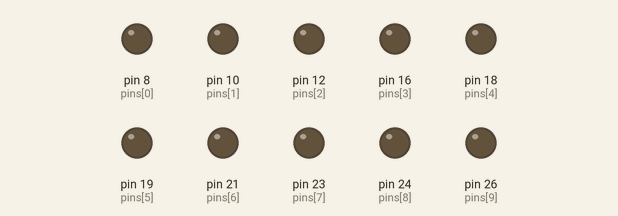
This program was run on a simulated Raspberry Pi (header pin numbers). Parts: output pins drawn as LEDs (lit = HIGH). The interpreter's speed is modelled, so counts of loop turns are approximate.

Above: at 5.9 s.
At 7.6 s:
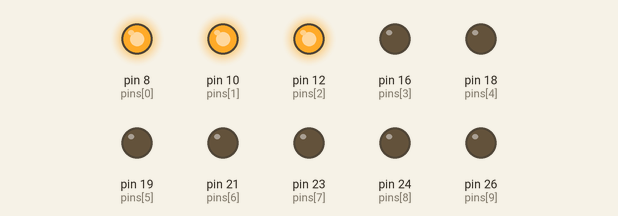
At 15.6 s:
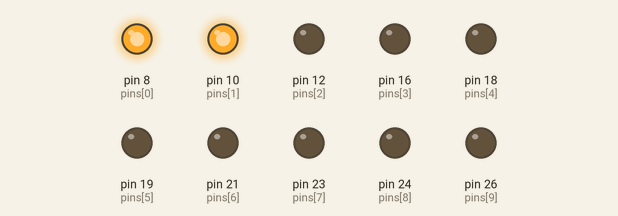
At 24.6 s:
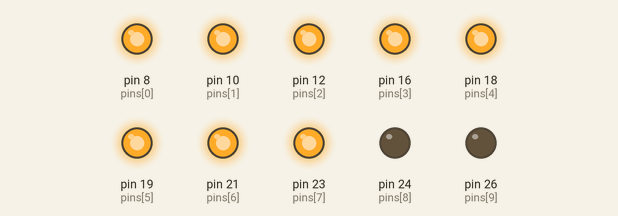
At 29.6 s:
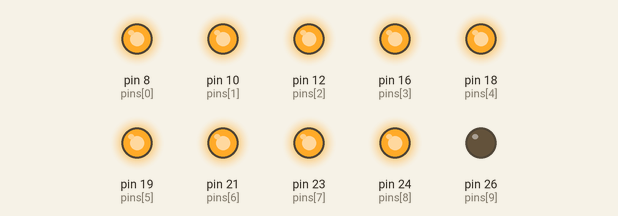
At 37.1 s:
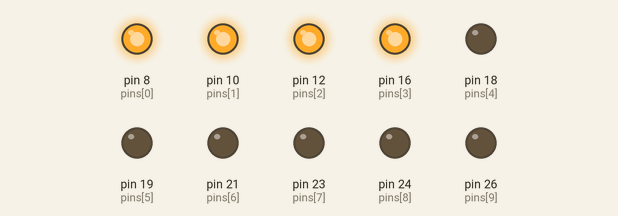
Timing chart, 0 to 40.0 s (numbered marks = the images above):
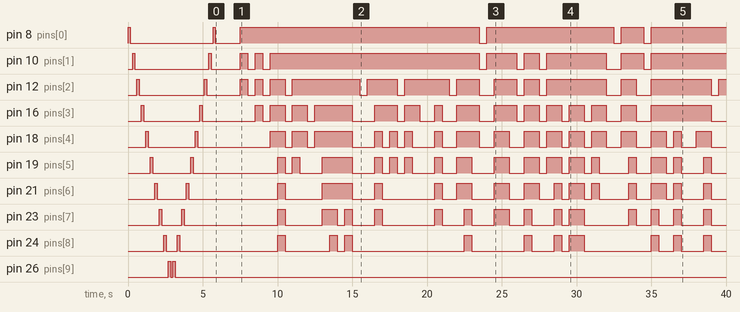

The program:

methods.py
```python
# Write your code here :-)
import RPi.GPIO as GPIO
from time import sleep
from pi import Pi

# The numbers of the pinss
pins = [8, 10, 12, 16, 18, 19, 21, 23, 24, 26]

def init():
    '''
    Get the pins ready. We are using the pins in
    the array [8, 10, 12, 16, 18, 19, 21, 23, 24, 26]
    which is har coded. here.
    :return:
    '''
    # Now we setup  the GPIO
    GPIO.setwarnings(False)
    GPIO.setmode(GPIO.BOARD)

    for pin in pins:
        GPIO.setup(pin, GPIO.OUT, initial=GPIO.LOW)

def rightleft(t):
    '''
    Alternative the pins one right one left splitting the array in the middle.
    :param t: time to sleep between alternation
    :return:
    '''
    for pin in pins:
        if pin<=18:
            GPIO.output(pin, GPIO.HIGH)
        else:
            GPIO.output(pin, GPIO.LOW)
    sleep(t)

    for pin in pins:
        if pin>=19:
            GPIO.output(pin, GPIO.HIGH)
        else:
            GPIO.output(pin, GPIO.LOW)
    sleep(t)

def interleaf(t):
    '''
    Interleave the pins and switch
    between interleaved states.
    :param t:
    :return:
    '''
    eo = [8,12,18,21,24] # TODO use array slciing rather than hard coding.
    for pin in pins:
        if pin in eo:
            GPIO.output(pin, GPIO.HIGH)
        else:
            GPIO.output(pin, GPIO.LOW)
    sleep(t)

    for pin in pins:
        if not pin in eo:
            GPIO.output(pin, GPIO.HIGH)
        else:
            GPIO.output(pin, GPIO.LOW)
    sleep(t)

def onebyone(t, clockwise=True):
    '''
    Switch on the pins one by one.
    :param t:
    :return:
    '''
    lights = pins if clockwise else reversed(pins)
    for pin in lights:
        GPIO.output(pin, GPIO.HIGH)
        sleep(t)
        GPIO.output(pin, GPIO.LOW)
        sleep(t)

def number(value, t):
    '''
    Print a number between 0-10 in leds.
    If value>10 they will all be on.
    :param value: 0-10
    :param t: time to wait in this configuration.
    :return:
    '''
    off()

    index = 0
    for pin in pins:
        if index >= value:
            break
        GPIO.output(pin, GPIO.HIGH)
        index += 1
    sleep(t)

def off():
    for pin in pins:
        GPIO.output(pin, GPIO.LOW)


def gettng_faster(t, delta, function):

    # t = 1
    # delta = 0.10157
    while True:
        #onebyone(t)
        #rightleft(t)

        t = t-(delta*t)
        #interleaf(t)
        rightleft(t)


def main():
    init()
    t = 0.5

    # Tell user we are starting
    onebyone(0.15)
    onebyone(0.15, False)
    off()
    sleep(1.5)

    pi = Pi()
    for c in pi.generator():
        number(c, t)

if __name__ == "__main__":
    main()
```

pi.py
```python
class Pi:
    '''
    Gives digits of pi for use when
    Highlighting the leds
    @see https://www.w3resource.com/projects/python/python-projects-1.php
    @see https://stackoverflow.com/questions/9004789/1000-digits-of-pi-in-python
    '''

    def generator(self):
        q, r, t, k, m, x = 1, 0, 1, 1, 3, 3
        j = -1
        while True:
            j += 1
            if 4 * q + r - t < m * t:
                yield m
                q, r, t, k, m, x = 10 * q, 10 * (r - m * t), t, k, (10 * (3 * q + r)) // t - 10 * m, x
            else:
                q, r, t, k, m, x = q * k, (2 * q + r) * x, t * x, k + 1, (q * (7 * k + 2) + r * x) // (t * x), x + 2


if __name__ == '__main__':
    '''
    Just a little test
    '''
    pi = Pi()
    for c in pi.generator():
        print(str(c))
```

Measured:
- by itself, pin 8 (pins[0]): HIGH → LOW at 0.15 s, → HIGH 5.6 s later, → LOW 0.15 s later, → HIGH 1.7 s later, … (10 changes in this stretch)
- by itself, pin 10 (pins[1]): HIGH → LOW at 0.45 s, → HIGH 5.0 s later, → LOW 0.15 s later, → HIGH 2.0 s later, … (18 changes in this stretch)
- by itself, pin 12 (pins[2]): HIGH → LOW at 0.75 s, → HIGH 4.4 s later, → LOW 0.15 s later, → HIGH 2.3 s later, … (28 changes in this stretch)
- by itself, pin 16 (pins[3]): HIGH → LOW at 1.1 s, → HIGH 3.8 s later, → LOW 0.15 s later, → HIGH 3.6 s later, … (33 changes in this stretch)
- by itself, pin 18 (pins[4]): HIGH → LOW at 1.4 s, → HIGH 3.2 s later, → LOW 0.15 s later, → HIGH 4.9 s later, … (37 changes in this stretch)
- by itself, pin 19 (pins[5]): HIGH → LOW at 1.7 s, → HIGH 2.6 s later, → LOW 0.15 s later, → HIGH 5.7 s later, … (37 changes in this stretch)
- by itself, pin 21 (pins[6]): HIGH → LOW at 2.0 s, → HIGH 2.0 s later, → LOW 0.15 s later, → HIGH 6.0 s later, … (31 changes in this stretch)
- by itself, pin 23 (pins[7]): HIGH → LOW at 2.3 s, → HIGH 1.4 s later, → LOW 0.15 s later, → HIGH 6.3 s later, … (31 changes in this stretch)
